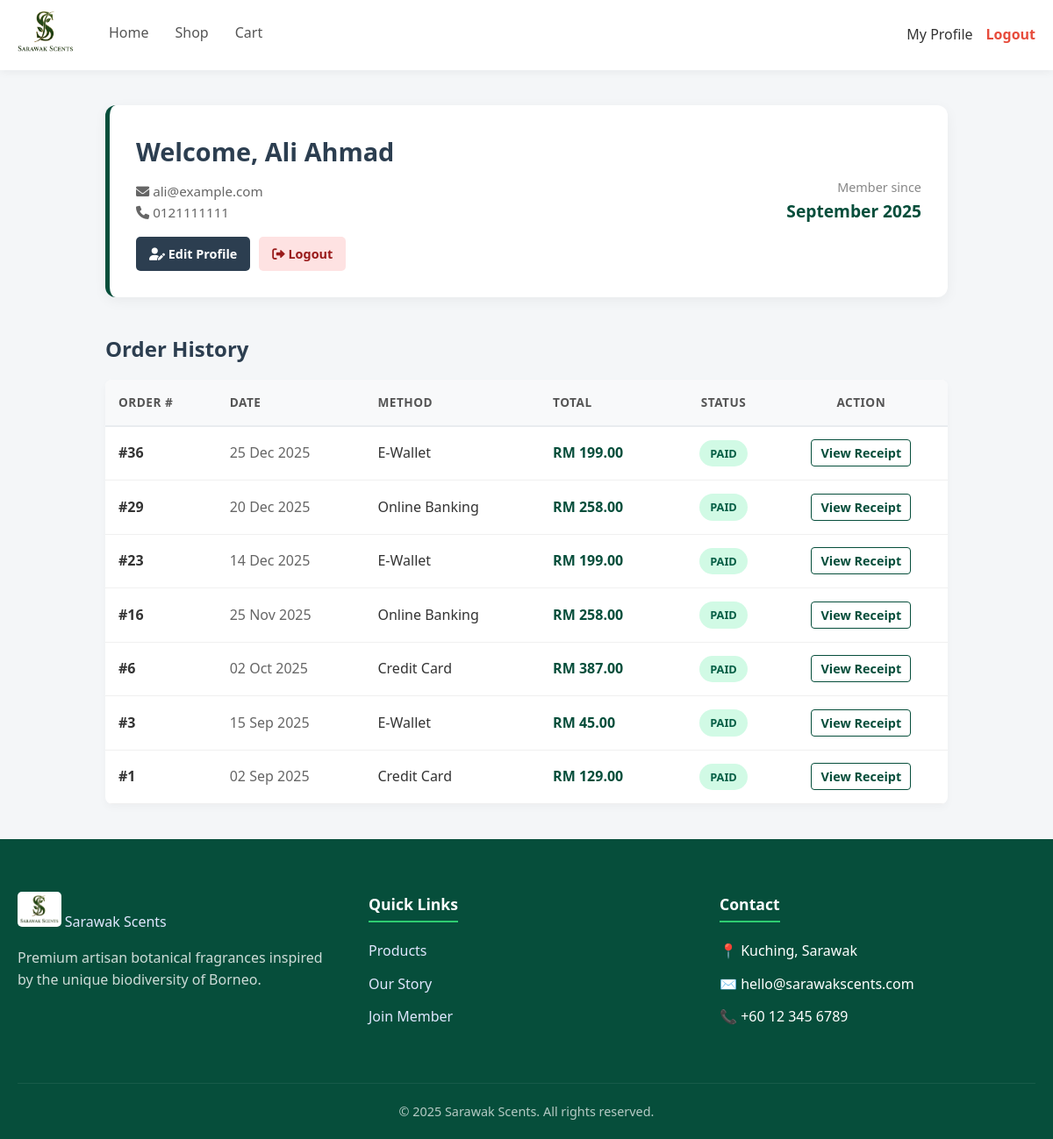
The app's page /profile.php (signed in) with its own data.
### tables this page shows
CREATE TABLE users (
    user_id INT AUTO_INCREMENT PRIMARY KEY,
    full_name VARCHAR(100) NOT NULL,
    email VARCHAR(100) NOT NULL UNIQUE,
    password VARCHAR(255) NOT NULL, 
    phone_number VARCHAR(20),
    otp_code VARCHAR(10) DEFAULT NULL,
    role ENUM('member', 'admin') DEFAULT 'member',
    address TEXT,
    created_at TIMESTAMP DEFAULT CURRENT_TIMESTAMP
);

CREATE TABLE transactions (
    transaction_id INT AUTO_INCREMENT PRIMARY KEY,
    order_id INT NOT NULL,
    payment_method VARCHAR(50),
    payment_status ENUM('Success', 'Failed') DEFAULT 'Success',
    transaction_date TIMESTAMP DEFAULT CURRENT_TIMESTAMP,
    FOREIGN KEY (order_id) REFERENCES orders(order_id)
);

CREATE TABLE orders (
    order_id INT AUTO_INCREMENT PRIMARY KEY,
    user_id INT NOT NULL,
    total_amount DECIMAL(10,2) NOT NULL,
    order_date TIMESTAMP DEFAULT CURRENT_TIMESTAMP,
    status ENUM('Pending', 'Paid', 'Shipped', 'Cancelled') DEFAULT 'Paid',
    FOREIGN KEY (user_id) REFERENCES users(user_id)
);

### profile.php (the view, shortened to what this page needs)
<?php
include 'includes/db_connect.php';
$user_id = $_SESSION['user_id'];
$user_sql = "SELECT * FROM users WHERE user_id = $user_id";
$user_res = mysqli_query($conn, $user_sql);
$user = mysqli_fetch_assoc($user_res);
$order_sql = "SELECT o.*, t.payment_method
              FROM orders o
              LEFT JOIN transactions t ON o.order_id = t.order_id
              WHERE o.user_id = $user_id
              ORDER BY o.order_date DESC";
$orders = mysqli_query($conn, $order_sql);
include 'includes/header.php';
?>
<div class="profile-container">
    <div class="profile-header">
        <div class="user-info">
            <h1>Welcome, <?php echo htmlspecialchars($user['full_name']); ?></h1>
            <div class="user-details">
                <div><i class="fas fa-envelope"></i> <?php echo htmlspecialchars($user['email']); ?></div>
                <div><i class="fas fa-phone"></i> <?php echo htmlspecialchars($user['phone_number']); ?></div>
            </div>
            <div class="profile-actions">
                <a href="edit_profile.php" class="btn-edit">
                    <i class="fas fa-user-edit"></i> Edit Profile
                </a>
                <a href="logout.php" onclick="return confirm('Are you sure?');" class="btn-logout-soft">
                    <i class="fas fa-sign-out-alt"></i> Logout
                </a>
            </div>
        </div>
        <div class="user-meta">
            <div>Member since</div>
            <div style="font-size: 1.2rem; font-weight: bold; color: #064e3b;">
                <?php echo date('F Y', strtotime($user['created_at'])); ?>
            </div>
        </div>
    </div>
    <h2 class="section-title">Order History</h2>
    <?php if (mysqli_num_rows($orders) > 0): ?>
        <table class="cart-table"> <thead>
                <tr>
                    <th>Order #</th>
                    <th>Date</th>
                    <th>Method</th>
                    <th>Total</th>
                    <th style="text-align: center;">Status</th>
                    <th style="text-align: center;">Action</th>
                </tr>
            </thead>
            <tbody>
                <?php while ($ord = mysqli_fetch_assoc($orders)): ?>
                    <tr>
                        <td data-label="Order #">
                            <strong>#<?php echo $ord['order_id']; ?></strong>
                        </td>
                        <td data-label="Date" style="color: #666;">
                            <?php echo date('d M Y', strtotime($ord['order_date'])); ?>
                        </td>
                        <td data-label="Method">
                            <?php echo htmlspecialchars($ord['payment_method'] ?? 'Online'); ?>
                        </td>
                        <td data-label="Total" style="color: #064e3b; font-weight: bold;">
                            RM <?php echo number_format($ord['total_amount'], 2); ?>
                        </td>
                        <td data-label="Status" style="text-align: center;">
                            <?php
                                $statusClass = 'status-pending';
                                if ($ord['status'] == 'Paid') $statusClass = 'status-paid';
                                elseif ($ord['status'] == 'Shipped') $statusClass = 'status-shipped';
                                elseif ($ord['status'] == 'Cancelled') $statusClass = 'status-cancelled';
                            ?>
                            <span class="status-badge <?php echo $statusClass; ?>">
                                <?php echo htmlspecialchars($ord['status']); ?>
                            </span>
                        </td>
                        <td data-label="Action" style="text-align: center;">
                            <a href="receipt.php?order_id=<?php echo $ord['order_id']; ?>" class="receipt-link">
                                View Receipt
                            </a>
                        </td>
                    </tr>
                <?php endwhile; ?>
            </tbody>
        </table>
    <?php endif; ?>
</div>
<?php include 'includes/footer.php'; ?>

### includes/header.php (shortened to what this page needs)
<?php
$isInAdmin = strpos($_SERVER['REQUEST_URI'], '/admin/') !== false;
$basePath = $isInAdmin ? '../' : '';
$current_page = basename($_SERVER['PHP_SELF']);
?>
<!DOCTYPE html>
<html lang="en">
<head>
    <link rel="stylesheet" href="https://cdnjs.cloudflare.com/ajax/libs/font-awesome/6.0.0/css/all.min.css">
    <link rel="stylesheet" href="<?php echo $basePath; ?>css/style.css">
</head>
<body class="with-fixed-header">
    <nav class="navbar">
        <div class="nav-container">
            <a href="<?php echo $basePath; ?>index.php" class="nav-logo">
                <img src="<?php echo $basePath; ?>assets/images/Sarawak_Scents_Logo.png" alt="Sarawak Scents">
            </a>
            <div class="nav-menu" id="navMenu">
                <ul class="nav-links">
                    <li><a href="<?php echo $basePath; ?>index.php" class="<?php echo ($current_page == 'index.php') ? 'active' : ''; ?>">Home</a></li>
                    <li><a href="<?php echo $basePath; ?>shop.php" class="<?php echo ($current_page == 'shop.php') ? 'active' : ''; ?>">Shop</a></li>
                    <li>
                        <a href="<?php echo $basePath; ?>cart.php" class="<?php echo ($current_page == 'cart.php') ? 'active' : ''; ?>">
                            Cart
                        </a>
                    </li>
                </ul>
                <ul class="nav-auth">
                    <?php if (isset($_SESSION['user_id'])): ?>
                        <?php if (isset($_SESSION['role']) && $_SESSION['role'] === 'admin'): ?>
                            <li><a href="<?php echo $basePath; ?>admin/dashboard.php" class="btn-admin-link">Admin Panel</a></li>
                        <?php else: ?>
                            <li><a href="<?php echo $basePath; ?>profile.php" class="btn-profile">My Profile</a></li>
                        <?php endif; ?>
                        <li><a href="<?php echo $basePath; ?>logout.php" onclick="return confirm('Logout?');" class="btn-logout">Logout</a></li>
                    <?php else: ?>
                        <li><a href="<?php echo $basePath; ?>login.php" class="btn-nav btn-login">Login</a></li>
                        <li><a href="<?php echo $basePath; ?>signup.php" class="btn-nav btn-signup">Sign Up</a></li>
                    <?php endif; ?>
                </ul>
            </div>
        </div>
    </nav>
    <div class="main-wrapper">

### includes/footer.php (shortened to what this page needs)
<?php
$isInAdmin = strpos($_SERVER['REQUEST_URI'], '/admin/') !== false;
$basePath = $isInAdmin ? '../' : '';
?>
</div> <footer class="site-footer">
    <div class="footer-container">
        <div class="footer-col footer-brand">
            <a href="<?php echo $basePath; ?>index.php" class="footer-logo-link">
                <img src="<?php echo $basePath; ?>assets/images/Sarawak_Scents_Logo.png" alt="Logo">
                <span>Sarawak Scents</span>
            </a>
            <p>Premium artisan botanical fragrances inspired by the unique biodiversity of Borneo.</p>
        </div>
        <div class="footer-col footer-links">
            <h4>Quick Links</h4>
            <ul>
                <li><a href="<?php echo $basePath; ?>shop.php">Products</a></li>
                <li><a href="<?php echo $basePath; ?>index.php#story">Our Story</a></li>
                <li><a href="<?php echo $basePath; ?>signup.php">Join Member</a></li>
            </ul>
        </div>
        <div class="footer-col footer-contact">
            <h4>Contact</h4>
            <ul>
                <li><span>📍</span> Kuching, Sarawak</li>
                <li><span>✉️</span> hello@sarawakscents.com</li>
                <li><span>📞</span> +60 12 345 6789</li>
            </ul>
        </div>
    </div>
    <div class="footer-bottom">
        &copy; <?php echo date("Y"); ?> Sarawak Scents. All rights reserved.
    </div>
</footer>
</body>
</html>

### css/style.css (style rules this page uses)
* { box-sizing: border-box; margin: 0; padding: 0; font-family: 'Segoe UI', Tahoma, Geneva, Verdana, sans-serif; }
body { background-color: #f4f6f8; color: #333; line-height: 1.6; }
body.with-fixed-header { padding-top: 90px; }
a { text-decoration: none; color: inherit; }
h1 { font-size: 1.8rem; margin-bottom: 0.5rem; }
body.with-fixed-header { padding-top: 80px; }
.navbar { position: fixed; top: 0; left: 0; width: 100%; background: white; box-shadow: 0 2px 10px rgba(0,0,0,0.05); z-index: 1000; height: 80px; }
.nav-container { max-width: 1200px; margin: 0 auto; padding: 0 20px; height: 100%; display: flex; justify-content: space-between; align-items: center; }
.nav-logo img { height: 50px; }
.nav-menu { display: flex; align-items: center; gap: 40px; flex-grow: 1; justify-content: space-between; margin-left: 40px; }
.nav-links { display: flex; gap: 30px; list-style: none; }
.nav-auth { display: flex; gap: 15px; list-style: none; align-items: center; }
.nav-links li { position: relative; }
.nav-links a { text-decoration: none; color: #555; font-weight: 500; position: relative; padding-bottom: 5px; display: inline-block; }
.nav-links a::after { content: ''; position: absolute; width: 0; height: 3px; bottom: 0; left: 0; background-color: #064e3b; transition: width 0.3s ease; }
.btn-logout { color: #e74c3c; font-weight: bold; }
.site-footer { background: #064e3b; color: white; padding: 60px 20px 20px; margin-top: auto; }
.footer-container { max-width: 1200px; margin: 0 auto; display: flex; flex-wrap: wrap; justify-content: space-between; gap: 40px; }
.footer-col { flex: 1; min-width: 220px; }
.footer-brand p { opacity: 0.8; margin-top: 15px; line-height: 1.6; }
.footer-brand img { height: 40px; background: white; padding: 3px; border-radius: 5px; }
.footer-col h4 { font-size: 1.1rem; margin-bottom: 20px; border-bottom: 2px solid #2ecc71; display: inline-block; padding-bottom: 5px; }
.footer-col ul { list-style: none; padding: 0; }
.footer-col ul li { margin-bottom: 12px; }
.footer-col a { text-decoration: none; color: #e0e7ff; transition: 0.3s; }
.footer-bottom { text-align: center; margin-top: 50px; padding-top: 20px; border-top: 1px solid rgba(255,255,255,0.1); font-size: 0.9rem; opacity: 0.7; }
.section-title { color: #2c3e50; margin-bottom: 1rem; }
.cart-table { width: 100%; border-collapse: collapse; background: white; box-shadow: 0 4px 10px rgba(0,0,0,0.03); border-radius: 8px; overflow: hidden; margin-bottom: 30px; }
.cart-table thead { background-color: #f8f9fa; border-bottom: 2px solid #e9ecef; }
.cart-table th { padding: 15px; text-align: left; font-weight: 700; color: #555; text-transform: uppercase; font-size: 0.85rem; letter-spacing: 0.5px; }
.cart-table td { padding: 15px; vertical-align: middle; border-bottom: 1px solid #f0f0f0; }
.profile-container { max-width: 1000px; margin: 40px auto; padding: 0 20px; min-height: 60vh; }
.profile-header { background: white; padding: 30px; border-radius: 12px; box-shadow: 0 4px 15px rgba(0,0,0,0.05); margin-bottom: 40px; display: flex; justify-content: space-between; align-items: center; flex-wrap: wrap; gap: 20px; border-left: 5px solid #064e3b; }
.user-info h1 { margin: 0 0 10px 0; font-size: 1.8rem; color: #2c3e50; }
.user-details { color: #666; font-size: 0.95rem; line-height: 1.6; }
.user-meta { text-align: right; color: #888; font-size: 0.9rem; }
.profile-actions { margin-top: 15px; display: flex; gap: 10px; }
.btn-edit { background-color: #2c3e50; color: white; padding: 8px 15px; border-radius: 5px; font-size: 0.9rem; font-weight: 600; transition: background 0.3s; }
.btn-logout-soft { background-color: #fee2e2; color: #991b1b; padding: 8px 15px; border-radius: 5px; font-size: 0.9rem; font-weight: 600; transition: background 0.3s; }
.status-badge { padding: 5px 12px; border-radius: 20px; font-size: 0.8rem; font-weight: 700; text-transform: uppercase; display: inline-block; }
.status-paid { background: #d1fae5; color: #065f46; }
.receipt-link { color: #064e3b; font-weight: 600; font-size: 0.9rem; border: 1px solid #064e3b; padding: 5px 10px; border-radius: 4px; transition: all 0.2s; }

### records on screen
users: full_name "Ali Ahmad", email "ali@example.com", phone_number "0121111111", created_at "September 2025"
transactions: order.order_id "36", order.order_date "25 Dec 2025", payment_method "E-Wallet", order.total_amount "199.00", order.status "PAID"
transactions: order.order_id "29", order.order_date "20 Dec 2025", payment_method "Online Banking", order.total_amount "258.00", order.status "PAID"
transactions: order.order_id "23", order.order_date "14 Dec 2025", payment_method "E-Wallet", order.total_amount "199.00", order.status "PAID"
transactions: order.order_id "16", order.order_date "25 Nov 2025", payment_method "Online Banking", order.total_amount "258.00", order.status "PAID"
transactions: order.order_id "6", order.order_date "02 Oct 2025", payment_method "Credit Card", order.total_amount "387.00", order.status "PAID"
transactions: order.order_id "3", order.order_date "15 Sep 2025", payment_method "E-Wallet", order.total_amount "45.00", order.status "PAID"
transactions: order.order_id "1", order.order_date "02 Sep 2025", payment_method "Credit Card", order.total_amount "129.00", order.status "PAID"
